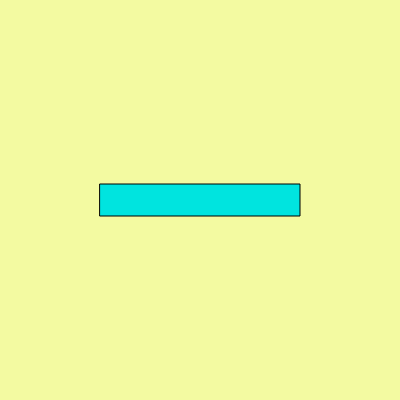
Frame 1 (no input)
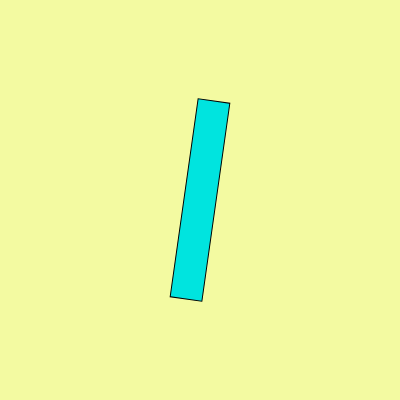
Frame 60 (no input)
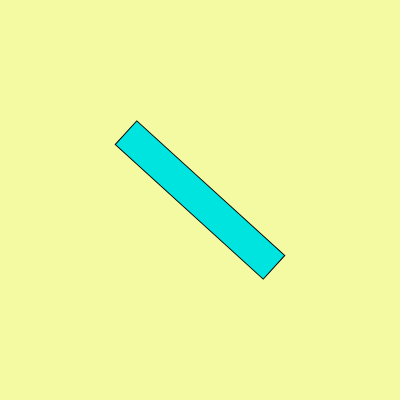
Frame 120 (the mouse pressed at the canvas centre since frame 60)

The p5.js sketch that drew these frames (run headless with seeded random() and noise() and a simulated clock; from frame 60 on, the mouse is pressed at the canvas centre):

// p5.js sketch
// ── sketch.js
let angle = 0;
let angleVel = 0;
let angleAcc = 0.001;

function setup() {
  createCanvas(400, 400);
  angleMode(RADIANS);
}

function draw() {
  background('#f3faa1');
  
  push();
  translate(width/2, height/2);
  rotate(angle);
  rectMode(CENTER);
  fill('#00e4df')
  rect(0, 0, 200, 32);
  pop();
  
  angle += angleVel;
  angleVel += angleAcc;
}
